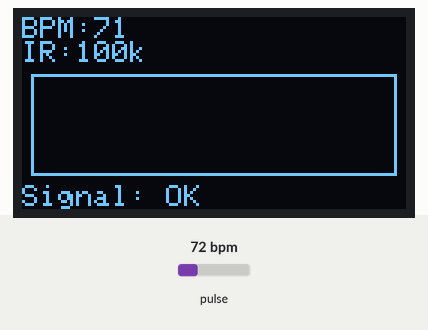
The sketch below on a simulated ESP32. Shown: 128×64 one-colour display. The test bench sets the inputs (shaded band); at power-on: pulse 72 bpm. What the sketch prints to the serial monitor is not drawn.

Above: at 1.2 s.
1.3 s: pulse set to 42 bpm
At 1.81 s:
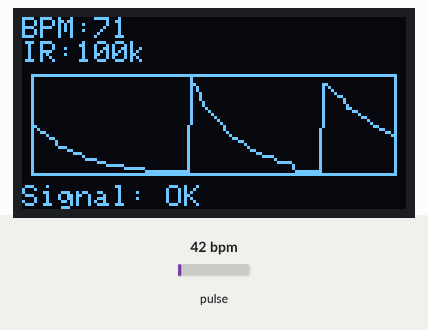
3.5 s: pulse set to 70 bpm
At 3.66 s:
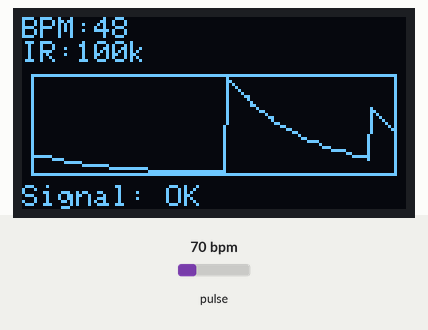
5.1 s: pulse set to 100 bpm
At 5.18 s:
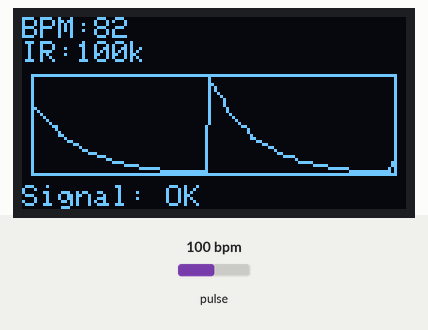

The sketch:

5.BPM_OLED_example.ino
```cpp
/**
 * @brief OLED 그래프 예제
 *
 */

// ======== 사용 라이브러리 =========
// MAX3010x : 1.1.2
// Adafruit_GFX : 1.12.1
// Adafruit_SSD1306 : 2.5.13
// =================================

// #include <Arduino.h>  // PlatformIO/VSCode 사용 시 권장

#include <Wire.h>
#include <Adafruit_GFX.h>
#include <Adafruit_SSD1306.h>
#include "MAX30105.h"
#include "heartRate.h"

//  - OLED I2C 핀 (보드에 따라 변경 가능)

#define SCL_OLED_PIN 22
#define SDA_OLED_PIN 21

//  - MAX30102 센서 핀

#define I2C_SCL_PIN 17
#define I2C_SDA_PIN 16

// 주기 제어

#define OLED_INTERVAL_TIME_MS 200

// OLED 해상도 및 I2C통신 주소

#define OLED_SCREEN_WIDTH 128
#define OLED_SCREEN_HEIGHT 64
#define OLED_I2C_ADDR 0x3C

// 그래프 크기 및 출력 시작위치

#define GRAPH_WIDTH 120
#define GRAPH_HEIGHT 32
#define GRAPH_START_X 4
#define GRAPH_START_Y 20

#define DISTANCE 90000 // 손가락과 센서사이의 거리

// 변수

int32_t irValue; // 적외선으로 검출한 센서 값 저장용 변수
int32_t beatForDiff; // 심박(BPM) 계산용 변수
int32_t lastBeat; // 심박(BPM) 계산용 변수
int16_t RealBPM; // 계산된 심박수
uint8_t beatAvg; // 평균 심박수

// IR 값을 기준으로 그래프 스케일링

int32_t irBuffer[120];       // IR 센서값을 저장하는 그래프 버퍼 (Raw Data)
int32_t bufferIndex = 0;     // 버퍼에서 현재 쓰고 있는 위치
int32_t currentMin = 999999; // 현재 수집 중인 최소값
int32_t currentMax = 0;      // 현재 수집 중인 최대값
int32_t displayMin = 999999; // 화면 표시용 최소값 (스케일링용)
int32_t displayMax = 0;      // 화면 표시용 최대값 (스케일링용)


// OLED 초기화
Adafruit_SSD1306 display(OLED_SCREEN_WIDTH, OLED_SCREEN_HEIGHT, &Wire1, -1); // 하드웨어적 리셋이 필요없는경우 -1

// MAX3010x 라이브러리 인스턴스 생성
MAX30105 sensor;

void setup()
{

  Serial.begin(115200);
  Wire1.begin(SDA_OLED_PIN, SCL_OLED_PIN);
  Wire.begin(I2C_SDA_PIN, I2C_SCL_PIN, 100000);

  if (!display.begin(SSD1306_SWITCHCAPVCC, OLED_I2C_ADDR))
  {
    Serial.println(F("SSD1306 초기화 실패"));
    while (true);
  }

  display.clearDisplay();
  display.setTextSize(1);
  display.setTextColor(SSD1306_WHITE);
  display.setCursor(1, 1);
  display.println(F("OLED Test!"));
  display.display();

    // MAX30105 센서 초기화 및 연결 확인
  if (!sensor.begin(Wire, I2C_SPEED_FAST))
  {
    Serial.println("MAX3010x 센서를 찾을 수 없습니다. 연결을 확인 해 주십시오. ");
    while (1); // 무한루프로 프로그램 정지 (센서 연결 실패)
  }

  Serial.println("안정적이게 손가락을 센서에 밀착해 주십시오.");

  // 센서 설정
  sensor.setup(); // 센서를 기본 설정으로 초기화
  sensor.setPulseAmplitudeRed(0x0A); // 빨간 LED 밝기 설정 (0x0A = 낮은 밝기)
  sensor.setPulseAmplitudeGreen(0);  // 초록 LED 끄기 (심박 측정에는 빨강+적외선만 사용)

}


void loop()
{

  irValue = sensor.getIR(); // 적외선 센서 값 읽기 (손가락 감지 및 혈류 변화 측정)

  irBuffer[bufferIndex] = irValue; // 값을 그래프용 버퍼에 넣기

  // 최대/최소값 업데이트 (자동 스케일링용)
  if (irValue > currentMax)
  {
    currentMax = irValue;
  }
  if (irValue < currentMin && irValue > 10000)
  {
    currentMin = irValue;
  }

  // 버퍼 인덱스를 다음으로 이동 (0~119 순환)
  bufferIndex = (bufferIndex + 1) % GRAPH_WIDTH;
  // 한 바퀴 돌면 스케일 업데이트
  if (bufferIndex == 0)
  {
    displayMin = currentMin;
    displayMax = currentMax;
    currentMin = 999999;
    currentMax = 0;
  }


  // ========== 심박 감지 및 BPM 계산 ==========
  // checkForBeat(): 라이브러리 내장 함수로 심박의 피크(최고점)를 감지

  if (checkForBeat(irValue) == true)
  {
    // 심박이 감지되었을 때 실행되는 코드

    // 이전 심박과 현재 심박 사이의 시간 간격 계산 (ms)
    beatForDiff = millis() - lastBeat;
    lastBeat = millis();

    // BPM 계산: 60초 ÷ (심박간격을 초단위로 변환)
    // 예) 심박간격이 1000ms(1초)면 → 60÷1 = 60BPM
    RealBPM = 60 / (beatForDiff / 1000.0);
  }

  static uint32_t prevDisp = 0;
  if (millis() - prevDisp >= 100)
  { // 100ms마다 화면 업데이트
    prevDisp = millis();

    display.clearDisplay();
    display.setTextSize(1);
    display.setTextColor(SSD1306_WHITE);

    display.setCursor(0, 0);
    display.print("BPM:");
    display.print((int)RealBPM);

    display.setCursor(0, 8);
    display.print("IR:");
    display.print(irValue / 1000);
    display.print("k");

    drawHeartRateGraph();

    display.setCursor(0, 56);
    if (irValue < DISTANCE)
    {
      display.print("NO FINGER");
    }
    else
    {
      display.print("Signal: OK");
    }

    display.display();
  }

// 시리얼 출력
  Serial.print("IR=");
  Serial.print(irValue); // 적외선 센서 RAW 값 (손가락 접촉 확인용)
  Serial.print(", BPM=");
  Serial.print(RealBPM); // 현재 측정된 심박수

  // ========== 손가락 접촉 상태 확인 ==========
  // irValue가 100000보다 작으면 손가락이 제대로 접촉되지 않은 상태

  if (irValue < DISTANCE)
  {
    Serial.print(" No finger?");
  }
  Serial.println();

}

void drawHeartRateGraph()
{
  // 그래프 테두리
  display.drawRect(GRAPH_START_X - 1, GRAPH_START_Y - 1, GRAPH_WIDTH + 2, GRAPH_HEIGHT + 2, SSD1306_WHITE);

  // 스케일링 범위가 유효한 경우에만 그래프 그리기
  if (displayMax > displayMin && displayMax > 10000)
  {

    for (int i = 1; i < GRAPH_WIDTH; i++)
    {
      int currentIndex = (bufferIndex + i - 1) % GRAPH_WIDTH;
      int nextIndex = (bufferIndex + i) % GRAPH_WIDTH;

      // 자동 스케일링으로 Y 좌표 계산
      int y1 = map(irBuffer[currentIndex], displayMin, displayMax,
                   GRAPH_START_Y + GRAPH_HEIGHT - 1, GRAPH_START_Y);
      int y2 = map(irBuffer[nextIndex], displayMin, displayMax,
                   GRAPH_START_Y + GRAPH_HEIGHT - 1, GRAPH_START_Y);

      // 범위 제한
      y1 = constrain(y1, GRAPH_START_Y, GRAPH_START_Y + GRAPH_HEIGHT - 1);
      y2 = constrain(y2, GRAPH_START_Y, GRAPH_START_Y + GRAPH_HEIGHT - 1);

      // 선 그리기
      display.drawLine(GRAPH_START_X + i - 1, y1, GRAPH_START_X + i, y2, SSD1306_WHITE);
    }
  }
}
```
